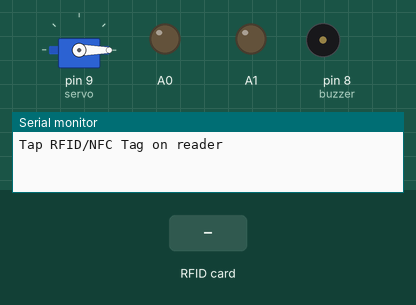
Recording of a sketch running on a simulated Arduino Nano, built with avr-gcc and run on an emulated ATmega328P. Shown: servo, output pins drawn as LEDs (lit = HIGH), buzzer (waves = sounding), the last lines printed to the serial monitor. The inputs (shaded band) are chosen by the test bench. Pins used as bus, display or sensor lines are not drawn.

Above: at 1.2 s.
1.3 s: RFID card 62 5F 8B 51 held to the reader
At 1.45 s:
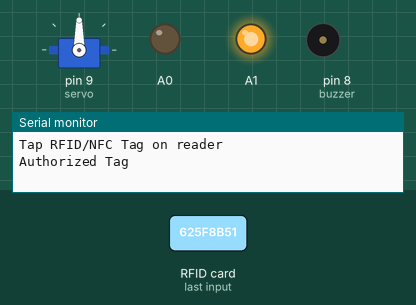
At 2.9 s:
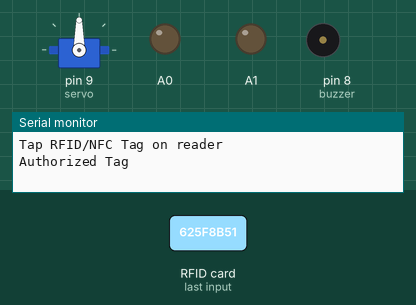
4.3 s: RFID card 5E 7A 19 C4 held to the reader
At 7.5 s:
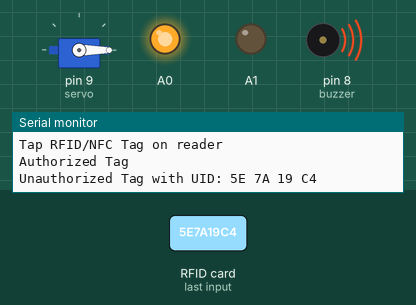
Timing chart, 0 to 9.2 s (numbered marks = the images above; inputs shaded):
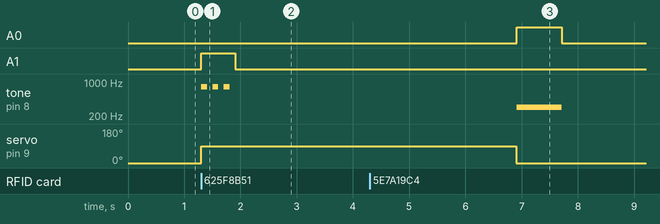

The sketch:

RFID_Nano.ino
```cpp
#include <SPI.h>
#include <MFRC522.h>
#include <Servo.h>

#define RC522_SS_PIN  10  // The Arduino Nano pin connected to RC522's SS pin
#define RC522_RST_PIN 5   // The Arduino Nano pin connected to RC522's RST pin

MFRC522 rfid(RC522_SS_PIN, RC522_RST_PIN);

byte authorizedUID[4] = {0x62, 0x5F, 0x8B, 0x51};

Servo servo;

const int buzzer = 8; //buzzer to arduino pin 9

void setup() {
  Serial.begin(9600);
  SPI.begin(); // init SPI bus
  rfid.PCD_Init(); // init MFRC522

  pinMode(A0, OUTPUT);
  digitalWrite(A0, LOW);
  pinMode(A1, OUTPUT);
  digitalWrite(A1, LOW);

  servo.attach(9);
  servo.write(0);

  pinMode(buzzer, OUTPUT); // Set buzzer - pin 9 as an output

  Serial.println("Tap RFID/NFC Tag on reader");
}

void loop() {
  if (rfid.PICC_IsNewCardPresent()) { // new tag is available
    if (rfid.PICC_ReadCardSerial()) { // NUID has been readed
      MFRC522::PICC_Type piccType = rfid.PICC_GetType(rfid.uid.sak);

      if (rfid.uid.uidByte[0] == authorizedUID[0] &&
          rfid.uid.uidByte[1] == authorizedUID[1] &&
          rfid.uid.uidByte[2] == authorizedUID[2] &&
          rfid.uid.uidByte[3] == authorizedUID[3] ){

        Serial.println("Authorized Tag");
        digitalWrite(A1, HIGH);
        servo.write(90);

        for(int i=0; i<=2; i++){
          tone(buzzer, 800); // Send 500Hz sound signal...
          delay(100);         // ...for 1 sec
          noTone(buzzer);     // Stop sound...
          delay(100);         // ...for 1sec
        }

        digitalWrite(A1, LOW);

        delay(5000);

        servo.write(0);
      }
      else
      {
        Serial.print("Unauthorized Tag with UID:");
        for (int i = 0; i < rfid.uid.size; i++) {
          Serial.print(rfid.uid.uidByte[i] < 0x10 ? " 0" : " ");
          Serial.print(rfid.uid.uidByte[i], HEX);
        }

        Serial.println();
        digitalWrite(A0, HIGH);

        tone(buzzer, 300); // Send 300Hz sound signal...
        delay(800);         // ...for 1 sec
        noTone(buzzer);     // Stop sound...

        digitalWrite(A0, LOW);
        servo.write(0);
      }

      rfid.PICC_HaltA(); // halt PICC
      rfid.PCD_StopCrypto1(); // stop encryption on PCD
    }
  }
}
```

Measured:
- after the input at 1.3 s, A1: LOW → HIGH at once, → LOW 0.60 s later; tone on pin 8 (buzzer): alternates 800 Hz for 0.10 s and silent for 0.10 s, 6 changes in all, then stays silent, starting at once; servo on pin 9 (servo): 0° → 90° at once
- after the input at 4.3 s, A0: LOW → HIGH after 2.6 s, → LOW 0.80 s later; tone on pin 8 (buzzer): silent → 300 Hz after 2.6 s, → silent 0.80 s later
